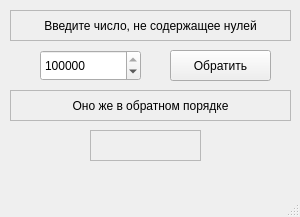
<?xml version="1.0" encoding="UTF-8"?>
<ui version="4.0">
 <class>MainWindow</class>
 <widget class="QMainWindow" name="MainWindow">
  <property name="geometry">
   <rect>
    <x>0</x>
    <y>0</y>
    <width>300</width>
    <height>217</height>
   </rect>
  </property>
  <property name="windowTitle">
   <string>MainWindow</string>
  </property>
  <widget class="QWidget" name="centralwidget">
   <widget class="QLabel" name="label">
    <property name="geometry">
     <rect>
      <x>10</x>
      <y>10</y>
      <width>281</width>
      <height>31</height>
     </rect>
    </property>
    <property name="frameShape">
     <enum>QFrame::StyledPanel</enum>
    </property>
    <property name="text">
     <string>Введите число, не содержащее нулей</string>
    </property>
    <property name="alignment">
     <set>Qt::AlignCenter</set>
    </property>
   </widget>
   <widget class="QLabel" name="label_2">
    <property name="geometry">
     <rect>
      <x>10</x>
      <y>90</y>
      <width>281</width>
      <height>31</height>
     </rect>
    </property>
    <property name="frameShape">
     <enum>QFrame::StyledPanel</enum>
    </property>
    <property name="text">
     <string>Оно же в обратном порядке</string>
    </property>
    <property name="alignment">
     <set>Qt::AlignCenter</set>
    </property>
   </widget>
   <widget class="QLabel" name="Output">
    <property name="geometry">
     <rect>
      <x>90</x>
      <y>130</y>
      <width>111</width>
      <height>31</height>
     </rect>
    </property>
    <property name="frameShape">
     <enum>QFrame::StyledPanel</enum>
    </property>
    <property name="text">
     <string/>
    </property>
    <property name="alignment">
     <set>Qt::AlignCenter</set>
    </property>
   </widget>
   <widget class="QSpinBox" name="Input">
    <property name="geometry">
     <rect>
      <x>40</x>
      <y>50</y>
      <width>101</width>
      <height>31</height>
     </rect>
    </property>
    <property name="maximum">
     <number>999999999</number>
    </property>
    <property name="value">
     <number>999999999</number>
    </property>
   </widget>
   <widget class="QPushButton" name="pushButton">
    <property name="geometry">
     <rect>
      <x>170</x>
      <y>50</y>
      <width>101</width>
      <height>31</height>
     </rect>
    </property>
    <property name="text">
     <string>Обратить</string>
    </property>
   </widget>
  </widget>
  <widget class="QMenuBar" name="menubar">
   <property name="geometry">
    <rect>
     <x>0</x>
     <y>0</y>
     <width>300</width>
     <height>22</height>
    </rect>
   </property>
  </widget>
  <widget class="QStatusBar" name="statusbar"/>
 </widget>
 <resources/>
 <connections/>
</ui>
